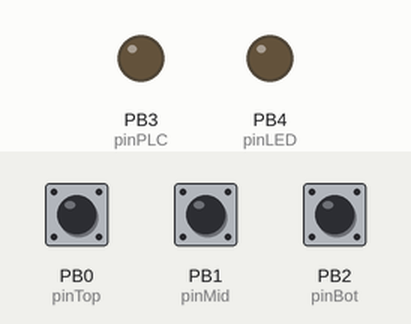
This program was run on a simulated ATtiny85, built with avr-gcc and run on an emulated ATtiny85. Parts: output pins drawn as LEDs (lit = HIGH). The inputs (shaded band) are chosen by the test bench; at power-on: PB0 (pinTop) HIGH, PB1 (pinMid) HIGH, PB2 (pinBot) HIGH.

Above: at 1.2 s.
1.3 s: PB0 (pinTop) pulled LOW for 0.15 s
At 1.47 s:
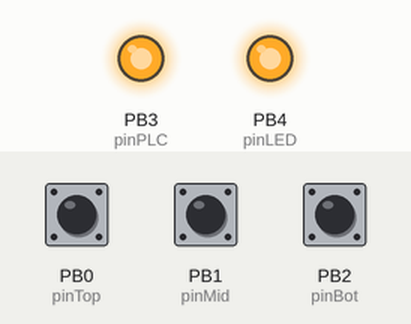
3.0 s: PB0 (pinTop) pulled LOW for 3.2 s
At 6.9 s:
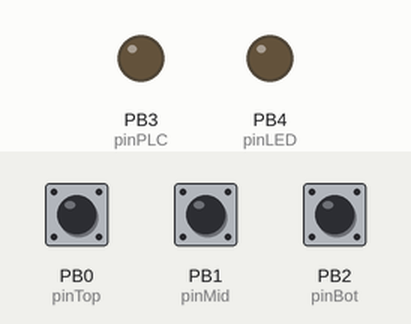
7.7 s: PB1 (pinMid) pulled LOW for 3.2 s
At 11.7 s:
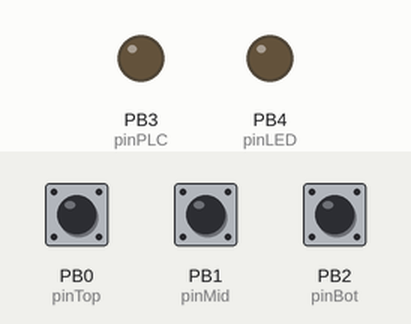
Timing chart, 0 to 13.2 s (numbered marks = the images above; inputs shaded):
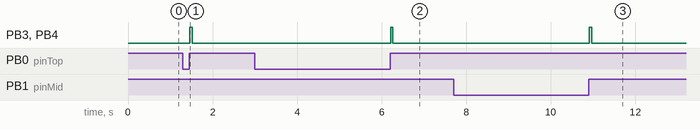

The program:

main.cpp
```cpp
#include <Arduino.h>

// --- Pin Definitions ---
const int pinTop = 0;   // PB0 - Top Sensor
const int pinMid = 1;   // PB1 - Middle Sensor
const int pinBot = 2;   // PB2 - Bottom Sensor
const int pinPLC = 3;   // PB3 - Output to NPN Transistor Base
const int pinLED = 4;   // PB4 - Status LED (Optional, on your PCB)

// --- Debounce Settings ---
const unsigned long debounceDelay = 15; // 15ms filter for factory noise
// Default state is HIGH because of physical 10k pull-up resistors
bool sensorState[3] = {HIGH, HIGH, HIGH};
bool lastReading[3] = {HIGH, HIGH, HIGH};
unsigned long lastDebounceTime[3] = {0, 0, 0};

// --- Logic Flags (Memory for which sensors saw a bottle) ---
bool flagTop = false;
bool flagMid = false;
bool flagBot = false;

// --- Pulse Settings ---
const unsigned long pulseDuration = 50; // 50ms pulse for the PLC
unsigned long pulseStartTime = 0;
bool isPulseActive = false;

void setup() {
  // Enable internal pull-ups as a backup to your physical 10k resistors
  pinMode(pinTop, INPUT_PULLUP);
  pinMode(pinMid, INPUT_PULLUP);
  pinMode(pinBot, INPUT_PULLUP);

  pinMode(pinPLC, OUTPUT);
  pinMode(pinLED, OUTPUT);

  // Start with Transistor OFF (PLC line floats to 24V)
  digitalWrite(pinPLC, LOW);
  digitalWrite(pinLED, LOW);
}

// Function to safely read and debounce a sensor
bool readSensor(int pin, int index) {
  bool reading = digitalRead(pin);

  if (reading != lastReading[index]) {
    lastDebounceTime[index] = millis(); // Reset timer if noise detected
  }

  if ((millis() - lastDebounceTime[index]) > debounceDelay) {
    if (reading != sensorState[index]) {
      sensorState[index] = reading;
      return true; // State genuinely changed
    }
  }
  lastReading[index] = reading;
  return false;
}

void loop() {
  // 1. Handle PLC Pulse Output (Non-Blocking Timer)
  if (isPulseActive) {
    if (millis() - pulseStartTime >= pulseDuration) {
      // Turn OFF Transistor (PLC line goes back to floating/24V)
      digitalWrite(pinPLC, LOW);
      digitalWrite(pinLED, LOW);
      isPulseActive = false;
    }
  }

  // 2. Read Sensors (Returns true only on the exact millisecond the state changes)
  bool changedTop = readSensor(pinTop, 0);
  bool changedMid = readSensor(pinMid, 1);
  bool changedBot = readSensor(pinBot, 2);

  // 3. Set Flags on Bottle ARRIVAL
  // (Sensor connects to GND -> ATtiny reads LOW)
  if (changedTop && (sensorState[0] == false)) flagTop = true;
  if (changedMid && (sensorState[1] == false)) flagMid = true;
  if (changedBot && (sensorState[2] == false)) flagBot = true;

  // 4. Evaluate Output on Bottle DEPARTURE (The Neck/Gap)
  // (Sensor floats -> Pull-up resistor kicks in -> ATtiny reads HIGH)
  bool triggerPulse = false;


  // Highest priority: Big Bottle Neck
  if (changedTop && (sensorState[0] == HIGH)) {
    if (flagTop) triggerPulse = true;
  }
  // Medium priority: Medium Bottle Neck (Ignored if Top flag is active)
  else if (changedMid && (sensorState[1] == HIGH)) {
    if (flagMid && !flagTop) triggerPulse = true;
  }
  // Lowest priority: Small Bottle Neck (Ignored if Top or Mid flags are active)
  else if (changedBot && (sensorState[2] == HIGH)) {
    if (flagBot && !flagTop && !flagMid) triggerPulse = true;
  }

  // 5. Fire the Pulse and Reset Flags
  if (triggerPulse) {
    // Turn ON Transistor (Sinks PLC line to GND)
    digitalWrite(pinPLC, HIGH);
    digitalWrite(pinLED, HIGH);
    pulseStartTime = millis();
    isPulseActive = true;

    // Clear all memory flags. This stops the middle/bottom sensors from
    // accidentally counting the fat bottom of a big bottle as it leaves.
    flagTop = false;
    flagMid = false;
    flagBot = false;
  }
}
```

Measured:
- after the input at 1.3 s, PB3 (pinPLC), PB4 (pinLED): LOW → HIGH after 0.16 s, → LOW 0.05 s later
- after the input at 3.0 s, PB3 (pinPLC), PB4 (pinLED): LOW → HIGH after 3.2 s, → LOW 0.05 s later
- after the input at 7.7 s, PB3 (pinPLC), PB4 (pinLED): LOW → HIGH after 3.2 s, → LOW 0.05 s later
